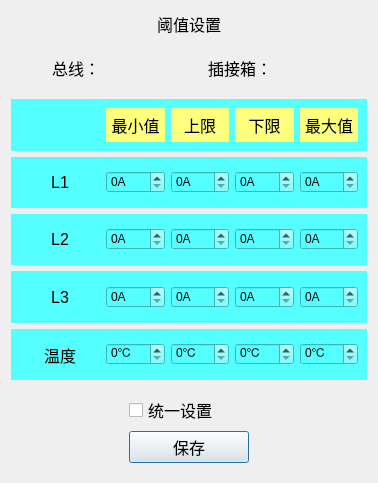
<?xml version="1.0" encoding="UTF-8"?>
<ui version="4.0">
 <class>SubSettingThreshold</class>
 <widget class="QDialog" name="SubSettingThreshold">
  <property name="geometry">
   <rect>
    <x>0</x>
    <y>0</y>
    <width>372</width>
    <height>483</height>
   </rect>
  </property>
  <property name="windowTitle">
   <string>Dialog</string>
  </property>
  <layout class="QGridLayout" name="gridLayout_3">
   <item row="0" column="0">
    <widget class="QLabel" name="label_10">
     <property name="maximumSize">
      <size>
       <width>16777215</width>
       <height>25</height>
      </size>
     </property>
     <property name="font">
      <font>
       <pointsize>12</pointsize>
      </font>
     </property>
     <property name="styleSheet">
      <string notr="true">background-color: transparent;</string>
     </property>
     <property name="text">
      <string>阈值设置</string>
     </property>
     <property name="alignment">
      <set>Qt::AlignCenter</set>
     </property>
    </widget>
   </item>
   <item row="1" column="0">
    <widget class="QWidget" name="widget_7" native="true">
     <layout class="QHBoxLayout" name="horizontalLayout_6">
      <item>
       <widget class="QLabel" name="label_11">
        <property name="minimumSize">
         <size>
          <width>80</width>
          <height>0</height>
         </size>
        </property>
        <property name="font">
         <font>
          <pointsize>12</pointsize>
         </font>
        </property>
        <property name="styleSheet">
         <string notr="true">background-color: transparent;</string>
        </property>
        <property name="text">
         <string>总线：</string>
        </property>
        <property name="alignment">
         <set>Qt::AlignRight|Qt::AlignTrailing|Qt::AlignVCenter</set>
        </property>
       </widget>
      </item>
      <item>
       <widget class="QLabel" name="label_13">
        <property name="minimumSize">
         <size>
          <width>80</width>
          <height>0</height>
         </size>
        </property>
        <property name="font">
         <font>
          <pointsize>12</pointsize>
         </font>
        </property>
        <property name="styleSheet">
         <string notr="true">background-color: transparent;</string>
        </property>
        <property name="text">
         <string/>
        </property>
        <property name="alignment">
         <set>Qt::AlignLeading|Qt::AlignLeft|Qt::AlignVCenter</set>
        </property>
       </widget>
      </item>
      <item>
       <widget class="QLabel" name="label_12">
        <property name="minimumSize">
         <size>
          <width>80</width>
          <height>0</height>
         </size>
        </property>
        <property name="font">
         <font>
          <pointsize>12</pointsize>
         </font>
        </property>
        <property name="styleSheet">
         <string notr="true">background-color: transparent;</string>
        </property>
        <property name="text">
         <string>插接箱：</string>
        </property>
        <property name="alignment">
         <set>Qt::AlignRight|Qt::AlignTrailing|Qt::AlignVCenter</set>
        </property>
       </widget>
      </item>
      <item>
       <widget class="QLabel" name="label_14">
        <property name="minimumSize">
         <size>
          <width>80</width>
          <height>0</height>
         </size>
        </property>
        <property name="font">
         <font>
          <pointsize>12</pointsize>
         </font>
        </property>
        <property name="styleSheet">
         <string notr="true">background-color: transparent;</string>
        </property>
        <property name="text">
         <string/>
        </property>
        <property name="alignment">
         <set>Qt::AlignLeading|Qt::AlignLeft|Qt::AlignVCenter</set>
        </property>
       </widget>
      </item>
     </layout>
    </widget>
   </item>
   <item row="2" column="0">
    <widget class="QWidget" name="widget" native="true">
     <property name="styleSheet">
      <string notr="true">background-color: rgb(85, 255, 255);</string>
     </property>
     <layout class="QHBoxLayout" name="horizontalLayout">
      <item>
       <widget class="QLabel" name="label_5">
        <property name="minimumSize">
         <size>
          <width>80</width>
          <height>0</height>
         </size>
        </property>
        <property name="font">
         <font>
          <pointsize>12</pointsize>
         </font>
        </property>
        <property name="styleSheet">
         <string notr="true">background-color: transparent;</string>
        </property>
        <property name="text">
         <string/>
        </property>
        <property name="alignment">
         <set>Qt::AlignCenter</set>
        </property>
       </widget>
      </item>
      <item>
       <widget class="QLabel" name="label">
        <property name="font">
         <font>
          <pointsize>12</pointsize>
         </font>
        </property>
        <property name="styleSheet">
         <string notr="true">background-color: rgb(255, 255, 127);</string>
        </property>
        <property name="text">
         <string>最小值</string>
        </property>
        <property name="alignment">
         <set>Qt::AlignCenter</set>
        </property>
       </widget>
      </item>
      <item>
       <widget class="QLabel" name="label_2">
        <property name="font">
         <font>
          <pointsize>12</pointsize>
         </font>
        </property>
        <property name="styleSheet">
         <string notr="true">background-color: rgb(255, 255, 127);</string>
        </property>
        <property name="text">
         <string>上限</string>
        </property>
        <property name="alignment">
         <set>Qt::AlignCenter</set>
        </property>
       </widget>
      </item>
      <item>
       <widget class="QLabel" name="label_3">
        <property name="font">
         <font>
          <pointsize>12</pointsize>
         </font>
        </property>
        <property name="styleSheet">
         <string notr="true">background-color: rgb(255, 255, 127);</string>
        </property>
        <property name="text">
         <string>下限</string>
        </property>
        <property name="alignment">
         <set>Qt::AlignCenter</set>
        </property>
       </widget>
      </item>
      <item>
       <widget class="QLabel" name="label_4">
        <property name="font">
         <font>
          <pointsize>12</pointsize>
         </font>
        </property>
        <property name="styleSheet">
         <string notr="true">background-color: rgb(255, 255, 127);</string>
        </property>
        <property name="text">
         <string>最大值</string>
        </property>
        <property name="alignment">
         <set>Qt::AlignCenter</set>
        </property>
       </widget>
      </item>
     </layout>
    </widget>
   </item>
   <item row="3" column="0">
    <widget class="QWidget" name="widget_2" native="true">
     <property name="styleSheet">
      <string notr="true">background-color: rgb(85, 255, 255);</string>
     </property>
     <layout class="QHBoxLayout" name="horizontalLayout_2">
      <item>
       <widget class="QLabel" name="label_6">
        <property name="minimumSize">
         <size>
          <width>80</width>
          <height>0</height>
         </size>
        </property>
        <property name="font">
         <font>
          <pointsize>12</pointsize>
         </font>
        </property>
        <property name="styleSheet">
         <string notr="true">background-color: transparent;</string>
        </property>
        <property name="text">
         <string>L1</string>
        </property>
        <property name="alignment">
         <set>Qt::AlignCenter</set>
        </property>
       </widget>
      </item>
      <item>
       <widget class="QSpinBox" name="spinBox">
        <property name="suffix">
         <string>A</string>
        </property>
        <property name="maximum">
         <number>99</number>
        </property>
       </widget>
      </item>
      <item>
       <widget class="QSpinBox" name="spinBox_2">
        <property name="suffix">
         <string>A</string>
        </property>
        <property name="maximum">
         <number>99</number>
        </property>
       </widget>
      </item>
      <item>
       <widget class="QSpinBox" name="spinBox_3">
        <property name="suffix">
         <string>A</string>
        </property>
        <property name="maximum">
         <number>99</number>
        </property>
       </widget>
      </item>
      <item>
       <widget class="QSpinBox" name="spinBox_4">
        <property name="suffix">
         <string>A</string>
        </property>
        <property name="maximum">
         <number>99</number>
        </property>
       </widget>
      </item>
     </layout>
    </widget>
   </item>
   <item row="4" column="0">
    <widget class="QWidget" name="widget_3" native="true">
     <property name="styleSheet">
      <string notr="true">background-color: rgb(85, 255, 255);</string>
     </property>
     <layout class="QHBoxLayout" name="horizontalLayout_3">
      <item>
       <widget class="QLabel" name="label_7">
        <property name="minimumSize">
         <size>
          <width>80</width>
          <height>0</height>
         </size>
        </property>
        <property name="font">
         <font>
          <pointsize>12</pointsize>
         </font>
        </property>
        <property name="styleSheet">
         <string notr="true">background-color: transparent;</string>
        </property>
        <property name="text">
         <string>L2</string>
        </property>
        <property name="alignment">
         <set>Qt::AlignCenter</set>
        </property>
       </widget>
      </item>
      <item>
       <widget class="QSpinBox" name="spinBox_5">
        <property name="suffix">
         <string>A</string>
        </property>
        <property name="maximum">
         <number>99</number>
        </property>
       </widget>
      </item>
      <item>
       <widget class="QSpinBox" name="spinBox_6">
        <property name="suffix">
         <string>A</string>
        </property>
        <property name="maximum">
         <number>99</number>
        </property>
       </widget>
      </item>
      <item>
       <widget class="QSpinBox" name="spinBox_7">
        <property name="suffix">
         <string>A</string>
        </property>
        <property name="maximum">
         <number>99</number>
        </property>
       </widget>
      </item>
      <item>
       <widget class="QSpinBox" name="spinBox_8">
        <property name="suffix">
         <string>A</string>
        </property>
        <property name="maximum">
         <number>99</number>
        </property>
       </widget>
      </item>
     </layout>
    </widget>
   </item>
   <item row="5" column="0">
    <widget class="QWidget" name="widget_4" native="true">
     <property name="styleSheet">
      <string notr="true">background-color: rgb(85, 255, 255);</string>
     </property>
     <layout class="QHBoxLayout" name="horizontalLayout_4">
      <item>
       <widget class="QLabel" name="label_8">
        <property name="minimumSize">
         <size>
          <width>80</width>
          <height>0</height>
         </size>
        </property>
        <property name="font">
         <font>
          <pointsize>12</pointsize>
         </font>
        </property>
        <property name="styleSheet">
         <string notr="true">background-color: transparent;</string>
        </property>
        <property name="text">
         <string>L3</string>
        </property>
        <property name="alignment">
         <set>Qt::AlignCenter</set>
        </property>
       </widget>
      </item>
      <item>
       <widget class="QSpinBox" name="spinBox_9">
        <property name="suffix">
         <string>A</string>
        </property>
        <property name="maximum">
         <number>99</number>
        </property>
       </widget>
      </item>
      <item>
       <widget class="QSpinBox" name="spinBox_10">
        <property name="suffix">
         <string>A</string>
        </property>
        <property name="maximum">
         <number>99</number>
        </property>
       </widget>
      </item>
      <item>
       <widget class="QSpinBox" name="spinBox_11">
        <property name="suffix">
         <string>A</string>
        </property>
        <property name="maximum">
         <number>99</number>
        </property>
       </widget>
      </item>
      <item>
       <widget class="QSpinBox" name="spinBox_12">
        <property name="suffix">
         <string>A</string>
        </property>
        <property name="maximum">
         <number>99</number>
        </property>
       </widget>
      </item>
     </layout>
    </widget>
   </item>
   <item row="6" column="0">
    <widget class="QWidget" name="widget_5" native="true">
     <property name="styleSheet">
      <string notr="true">background-color: rgb(85, 255, 255);</string>
     </property>
     <layout class="QHBoxLayout" name="horizontalLayout_5">
      <item>
       <widget class="QLabel" name="label_9">
        <property name="minimumSize">
         <size>
          <width>80</width>
          <height>0</height>
         </size>
        </property>
        <property name="font">
         <font>
          <pointsize>12</pointsize>
         </font>
        </property>
        <property name="styleSheet">
         <string notr="true">background-color: transparent;</string>
        </property>
        <property name="text">
         <string>温度</string>
        </property>
        <property name="alignment">
         <set>Qt::AlignCenter</set>
        </property>
       </widget>
      </item>
      <item>
       <widget class="QSpinBox" name="spinBox_13">
        <property name="suffix">
         <string>℃</string>
        </property>
        <property name="maximum">
         <number>99</number>
        </property>
       </widget>
      </item>
      <item>
       <widget class="QSpinBox" name="spinBox_14">
        <property name="suffix">
         <string>℃</string>
        </property>
        <property name="maximum">
         <number>99</number>
        </property>
       </widget>
      </item>
      <item>
       <widget class="QSpinBox" name="spinBox_15">
        <property name="suffix">
         <string>℃</string>
        </property>
        <property name="maximum">
         <number>99</number>
        </property>
       </widget>
      </item>
      <item>
       <widget class="QSpinBox" name="spinBox_16">
        <property name="suffix">
         <string>℃</string>
        </property>
        <property name="maximum">
         <number>99</number>
        </property>
       </widget>
      </item>
     </layout>
    </widget>
   </item>
   <item row="7" column="0">
    <widget class="QWidget" name="widget_6" native="true">
     <property name="styleSheet">
      <string notr="true"/>
     </property>
     <layout class="QGridLayout" name="gridLayout">
      <item row="0" column="0">
       <spacer name="horizontalSpacer">
        <property name="orientation">
         <enum>Qt::Horizontal</enum>
        </property>
        <property name="sizeHint" stdset="0">
         <size>
          <width>99</width>
          <height>20</height>
         </size>
        </property>
       </spacer>
      </item>
      <item row="0" column="1">
       <widget class="QCheckBox" name="checkBox">
        <property name="maximumSize">
         <size>
          <width>120</width>
          <height>16777215</height>
         </size>
        </property>
        <property name="font">
         <font>
          <pointsize>12</pointsize>
         </font>
        </property>
        <property name="text">
         <string>统一设置</string>
        </property>
       </widget>
      </item>
      <item row="0" column="2">
       <spacer name="horizontalSpacer_2">
        <property name="orientation">
         <enum>Qt::Horizontal</enum>
        </property>
        <property name="sizeHint" stdset="0">
         <size>
          <width>99</width>
          <height>20</height>
         </size>
        </property>
       </spacer>
      </item>
      <item row="1" column="0">
       <spacer name="horizontalSpacer_3">
        <property name="orientation">
         <enum>Qt::Horizontal</enum>
        </property>
        <property name="sizeHint" stdset="0">
         <size>
          <width>99</width>
          <height>20</height>
         </size>
        </property>
       </spacer>
      </item>
      <item row="1" column="1">
       <widget class="QPushButton" name="pushButton">
        <property name="minimumSize">
         <size>
          <width>120</width>
          <height>0</height>
         </size>
        </property>
        <property name="maximumSize">
         <size>
          <width>120</width>
          <height>16777215</height>
         </size>
        </property>
        <property name="font">
         <font>
          <pointsize>12</pointsize>
         </font>
        </property>
        <property name="text">
         <string>保存</string>
        </property>
       </widget>
      </item>
      <item row="1" column="2">
       <spacer name="horizontalSpacer_4">
        <property name="orientation">
         <enum>Qt::Horizontal</enum>
        </property>
        <property name="sizeHint" stdset="0">
         <size>
          <width>99</width>
          <height>20</height>
         </size>
        </property>
       </spacer>
      </item>
     </layout>
    </widget>
   </item>
  </layout>
  <zorder>widget</zorder>
  <zorder>widget_2</zorder>
  <zorder>widget_3</zorder>
  <zorder>widget_4</zorder>
  <zorder>widget_5</zorder>
  <zorder>label_10</zorder>
  <zorder>label_7</zorder>
  <zorder>widget_6</zorder>
  <zorder>widget_7</zorder>
 </widget>
 <resources/>
 <connections/>
</ui>
